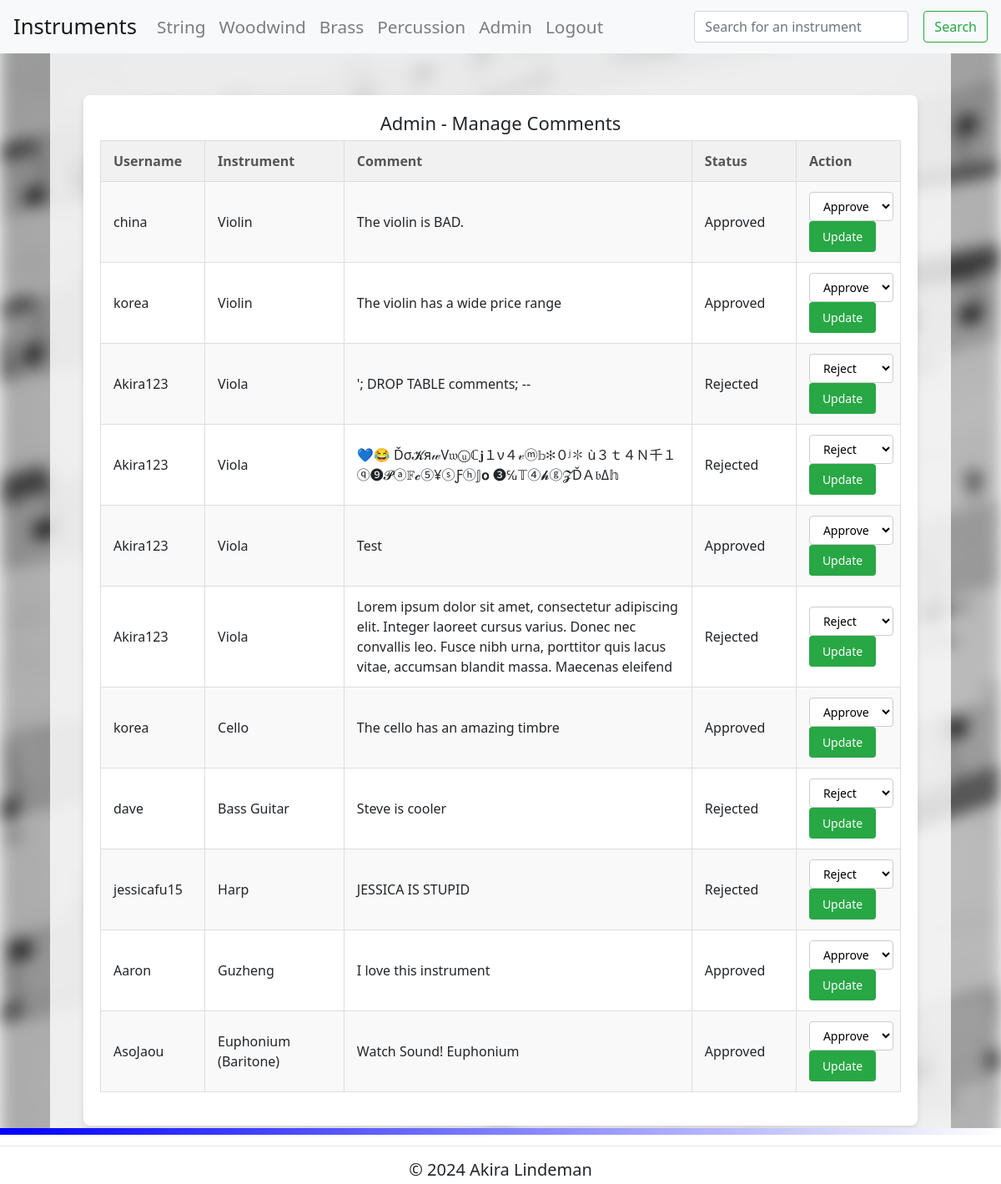
Page /admin/comments (signed in) on the earlier database version.
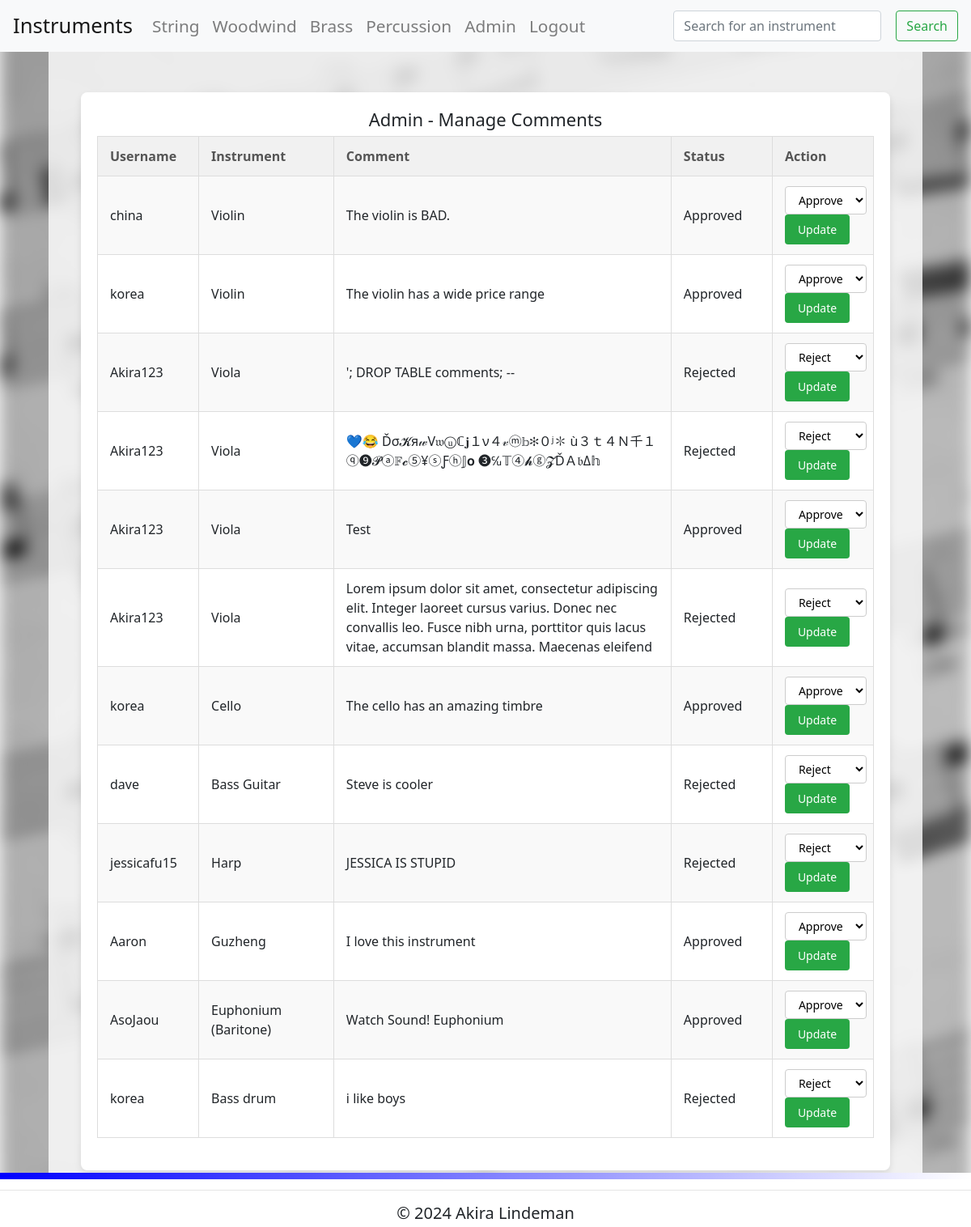
Same page on the later database version.
### tables this page shows
CREATE TABLE Comments (id INTEGER PRIMARY KEY, instrument_id INTEGER REFERENCES Instrument (id), user_id INTEGER REFERENCES Users (id), comment TEXT, comment_status INTEGER);

CREATE TABLE Users (id INTEGER PRIMARY KEY AUTOINCREMENT, username TEXT, password TEXT, admin INTEGER);

CREATE TABLE Instrument (id INTEGER PRIMARY KEY, name TEXT, familyid INTEGER REFERENCES InstrumentFamily (id), description TEXT, image TEXT);

### routes.py (the view, shortened to what this page needs)
@app.route('/admin/comments', methods=['GET', 'POST'])
def admin_comments():
    if not session.get('is_admin'):
        flash("You do not have permission to view this page.", 'error')
        return redirect(url_for('string'))
    comments_query = """
    SELECT Comments.id, Comments.comment, Comments.comment_status,
           Users.username, Instrument.name, Comments.instrument_id
    FROM Comments
    JOIN Users ON Comments.user_id = Users.id
    JOIN Instrument ON Comments.instrument_id = Instrument.id
    ORDER BY Comments.instrument_id
    """
    comments = sql_queries(comments_query, (), 'fetchall')
    return render_template('admin_comments.html', comments=comments)

### routes.py (called while the page is built)
def sql_queries(query, params, option):
    connection = sqlite3.connect('instruments.db')
    cursor = connection.cursor()
    cursor.execute(query, params)
    if option == 'fetchone':
        result = cursor.fetchone()
    elif option == 'fetchall':
        result = cursor.fetchall()
    elif option == 'commit':
        connection.commit()
        result = None
    connection.close()
    return result

@app.before_request
def limit_url_length():
    MAX_URL_LENGTH = 200  # Set your URL length limit
    if len(request.path) > MAX_URL_LENGTH:
        abort(414)

### templates/admin_comments.html (shortened to what this page needs)
{% extends 'layout.html' %}
{% block content %}
<div class="admin-comments-page">
    <h2>Admin - Manage Comments</h2>
    <table>
        <tr>
            <th>Username</th>
            <th>Instrument</th>
            <th>Comment</th>
            <th>Status</th>
            <th>Action</th>
        </tr>
        {% for comment in comments %}
        <tr>
            <td>{{ comment[3] }}</td>
            <td>{{ comment[4] }}</td>
            <td>{{ comment[1] }}</td>
            <td>{{ 'Approved' if comment[2] == 1 else 'Rejected' }}</td>
            <td>
                <form method="POST" action="{{ url_for('admin_comments') }}">
                    <select name="status">
                        <option value="1" {% if comment[2] == 1 %} selected {% endif %}>Approve</option>
                        <option value="0" {% if comment[2] == 0 %} selected {% endif %}>Reject</option>
                    </select>
                    <button type="submit">Update</button>
                </form>
            </td>
        </tr>
        {% endfor %}
    </table>
</div>
{% endblock %}

### templates/layout.html (shortened to what this page needs)
<!DOCTYPE html>
<html>
<head>
    <link rel="stylesheet" href="https://stackpath.bootstrapcdn.com/bootstrap/4.3.1/css/bootstrap.min.css">
    <link rel="stylesheet" href="{{ url_for('static', filename='style.css') }}">
</head>
<body class="{% if messages %}has-flash-messages{% else %}no-flash-messages{% endif %}">
    <div class="container-with-background">
    <nav>
        {% include "nav.html" %}
    </nav>
        <div class="container mt-4">
            {% block content %}
            {% endblock %}
        </div>
        <footer class="footer">
            <hr>
            <h2>&copy; 2024 Akira Lindeman</h2>
        </footer>
    </div>
</body>
</html>

### templates/nav.html (shortened to what this page needs)
<nav class="navbar navbar-expand-lg navbar-light bg-light fixed-top">
  <a class="navbar-brand" href="/string">Instruments</a>
  <div class="collapse navbar-collapse" id="navbarNav">
    <ul class="navbar-nav">
      <li class="nav-item"><a class="nav-link" href="/string">String</a></li>
      <li class="nav-item"><a class="nav-link" href="/woodwind">Woodwind</a></li>
      <li class="nav-item"><a class="nav-link" href="/brass">Brass</a></li>
      <li class="nav-item"><a class="nav-link" href="/percussion">Percussion</a></li>
      {% if session.get('is_admin') %}
      <li class="nav-item"><a class="nav-link" href="{{ url_for('admin_comments') }}">Admin</a></li>
      {% endif %}
      {% if session.get('user_id') %}
        <li class="nav-item"><a class="nav-link" href="/logout">Logout</a></li>
      {% else %}
        <li class="nav-item"><a class="nav-link" href="/signup">Sign Up</a></li>
        <li class="nav-item"><a class="nav-link" href="/login">Login</a></li>
      {% endif %}
    </ul>
    <form class="form-inline ml-auto" action="/search" method="GET">
      <input class="form-control mr-sm-2" type="search" name="search" placeholder="Search for an instrument" aria-label="Search" required maxlength="50">
      <button class="btn btn-outline-success my-2 my-sm-0" type="submit">Search</button>
    </form>
  </div>
</nav>

### static/style.css (style rules this page uses)
html, body { height: 100%; margin: 0; }
.navbar { margin-bottom: 20px; }
.navbar-brand { font-size: 1.6em; }
.nav-item .nav-link { font-size: 1.3em; color: #555; }
.form-inline .form-control { width: auto; }
.form-inline .btn { margin-left: 10px; }
body::before { content: ""; position: fixed; top: 0; left: 0; width: 100%; height: 100%; background-image: url("/static/pictures/background.jpeg"); background-repeat: no-repeat; background-position: center; background-attachment: fixed; background-size: cover; filter: blur(10px); z-index: -1; pointer-events: none; }
.container-with-background { background-color: rgba(255, 255, 255, 0.8); max-width: 90%; width: 100%; margin: 40px auto; border-radius: 10px; }
.admin-comments-page { display: flex; flex-direction: column; align-items: center; margin: 0 auto; background-color: white; padding: 20px; font-family: 'Segoe UI', Tahoma, Geneva, Verdana, sans-serif; max-width: 1000px; box-shadow: 0px 4px 8px rgba(0, 0, 0, 0.1); border-radius: 8px; }
.admin-comments-page table { width: 100%; border-collapse: collapse; margin-bottom: 20px; background-color: white; table-layout: fixed; }
.admin-comments-page table th, .admin-comments-page table td { padding: 12px 15px; border: 1px solid #ddd; text-align: left; }
.admin-comments-page table th:nth-child(1), .admin-comments-page table td:nth-child(1) { width: 15%; }
.admin-comments-page table th:nth-child(2), .admin-comments-page table td:nth-child(2) { width: 20%; }
.admin-comments-page table th:nth-child(3), .admin-comments-page table td:nth-child(3) { width: 50%; white-space: normal; word-wrap: break-word; }
.admin-comments-page table th:nth-child(4), .admin-comments-page table td:nth-child(4), .admin-comments-page table th:nth-child(5), .admin-comments-page table td:nth-child(5) { width: 15%; }
.admin-comments-page table th { background-color: #f1f1f1; color: #555; font-weight: bold; }
.admin-comments-page table tr:nth-child(even) { background-color: #f9f9f9; }
.admin-comments-page select { padding: 6px 12px; font-size: 14px; border: 1px solid #ccc; border-radius: 4px; background-color: #fff; cursor: pointer; }
.admin-comments-page button { padding: 8px 16px; background-color: #28a745; border: none; border-radius: 4px; color: white; font-size: 14px; cursor: pointer; }
.footer::before { content: ''; background: linear-gradient(to right, blue, white); height: 8px; width: 100%; position: absolute; top: 0; left: 0; }
.container { grid-row: 2; padding: 20px; padding-bottom: 70px; }
.footer { position: fixed; bottom: 0; left: 0; width: 100%; background-color: #ffffff; text-align: center; padding: 5px 0; }
.footer h2 { font-size: 20px; margin: 0; }

Differences in the rows shown:
added Comments: username "korea", name "Bass drum", comment "i like boys", comment_status "Rejected", status "Reject"
